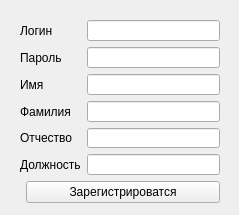
<?xml version="1.0" encoding="UTF-8"?>
<ui version="4.0">
 <class>win_reg_one</class>
 <widget class="QWidget" name="win_reg_one">
  <property name="geometry">
   <rect>
    <x>0</x>
    <y>0</y>
    <width>239</width>
    <height>215</height>
   </rect>
  </property>
  <property name="minimumSize">
   <size>
    <width>239</width>
    <height>215</height>
   </size>
  </property>
  <property name="maximumSize">
   <size>
    <width>239</width>
    <height>215</height>
   </size>
  </property>
  <property name="windowTitle">
   <string>Регистрация</string>
  </property>
  <widget class="QWidget" name="layoutWidget">
   <property name="geometry">
    <rect>
     <x>20</x>
     <y>20</y>
     <width>200</width>
     <height>183</height>
    </rect>
   </property>
   <layout class="QFormLayout" name="formLayout_2">
    <item row="0" column="0" colspan="2">
     <layout class="QFormLayout" name="formLayout">
      <item row="0" column="0">
       <widget class="QLabel" name="label">
        <property name="text">
         <string>Логин</string>
        </property>
       </widget>
      </item>
      <item row="0" column="1">
       <widget class="QLineEdit" name="user_login"/>
      </item>
      <item row="1" column="0">
       <widget class="QLabel" name="label_2">
        <property name="text">
         <string>Пароль</string>
        </property>
       </widget>
      </item>
      <item row="1" column="1">
       <widget class="QLineEdit" name="user_password">
        <property name="inputMethodHints">
         <set>Qt::ImhPreferNumbers</set>
        </property>
       </widget>
      </item>
      <item row="2" column="0">
       <widget class="QLabel" name="label_4">
        <property name="text">
         <string>Имя</string>
        </property>
       </widget>
      </item>
      <item row="2" column="1">
       <widget class="QLineEdit" name="first_name"/>
      </item>
      <item row="3" column="0">
       <widget class="QLabel" name="label_3">
        <property name="text">
         <string>Фамилия</string>
        </property>
       </widget>
      </item>
      <item row="3" column="1">
       <widget class="QLineEdit" name="second_name"/>
      </item>
      <item row="4" column="0">
       <widget class="QLabel" name="label_5">
        <property name="text">
         <string>Отчество</string>
        </property>
       </widget>
      </item>
      <item row="4" column="1">
       <widget class="QLineEdit" name="patronymic"/>
      </item>
      <item row="5" column="0">
       <widget class="QLabel" name="label_6">
        <property name="text">
         <string>Должность</string>
        </property>
       </widget>
      </item>
      <item row="5" column="1">
       <widget class="QLineEdit" name="position"/>
      </item>
     </layout>
    </item>
    <item row="1" column="1">
     <widget class="QPushButton" name="login_button">
      <property name="text">
       <string>Зарегистрироватся</string>
      </property>
     </widget>
    </item>
   </layout>
  </widget>
  <widget class="QLabel" name="Error">
   <property name="geometry">
    <rect>
     <x>60</x>
     <y>0</y>
     <width>111</width>
     <height>20</height>
    </rect>
   </property>
   <property name="text">
    <string/>
   </property>
  </widget>
 </widget>
 <resources/>
 <connections/>
</ui>
